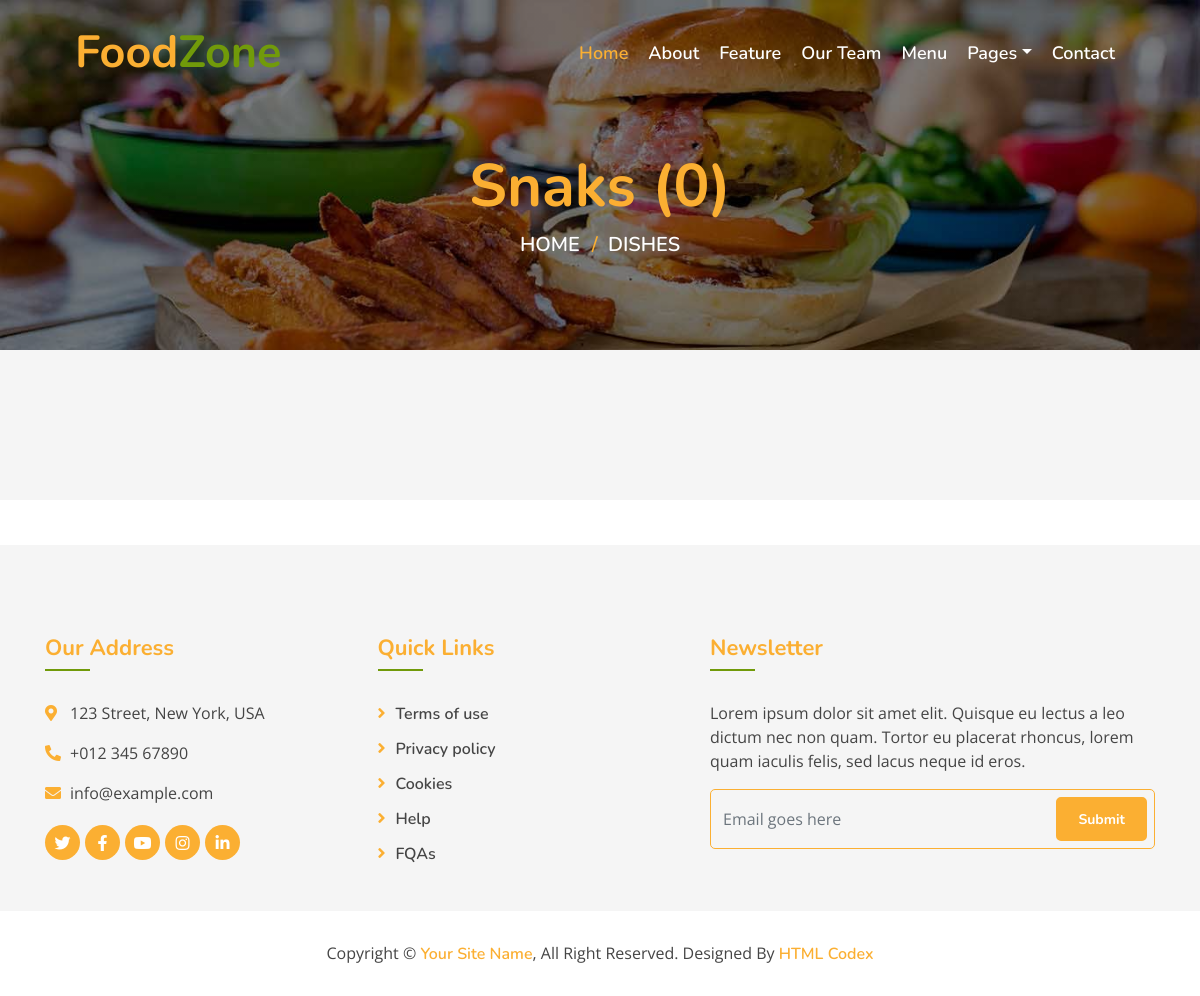
The page /dishes/?q=2 on the database as committed earlier.
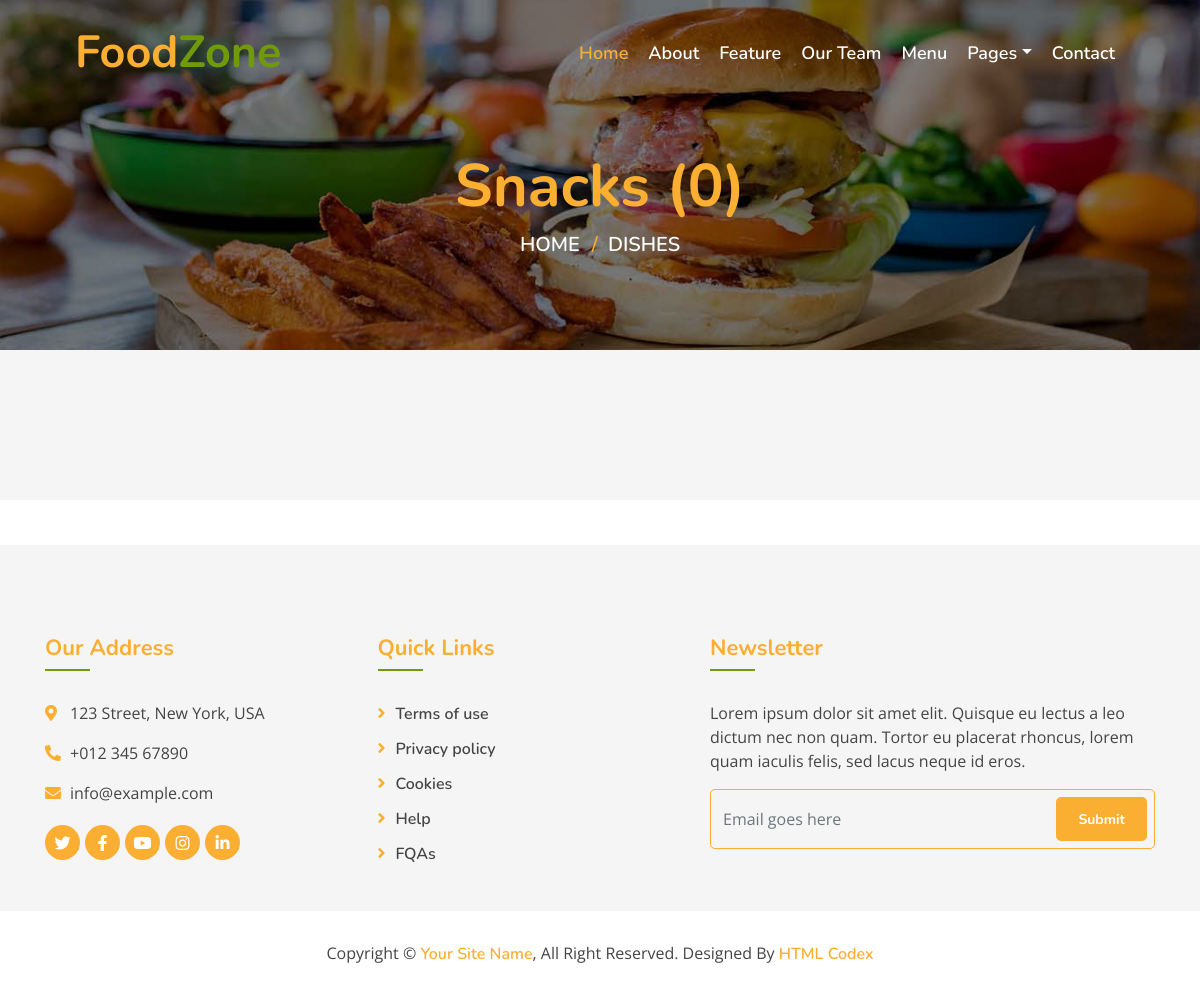
The same page on the database as committed later.
### myapp/models.py (models this page shows, shortened)
class Category(models.Model):
    name = models.CharField(max_length=100, unique=True)
    image = models.ImageField(upload_to="categories/%Y/%m/%d")
    icon = models.CharField(max_length=50, blank=True)
    description = models.TextField()
    added_on = models.DateTimeField(auto_now_add=True)
    updated_on = models.DateTimeField(auto_now=True)

### myapp/views.py (the view)
# urls.py: path('dishes/',views.all_dishes,name="all_dishes"),
def all_dishes(request):
    context={}
    dishes = Dish.objects.all()
    if "q" in request.GET:
        id = request.GET.get("q")
        dishes = Dish.objects.filter(category__id=id)
        context['dish_category'] = Category.objects.get(id=id).name
    context['dishes'] = dishes
    return render(request,'all_dishes.html', context)

### template/all_dishes.html (shortened to what this page needs)
{% extends "base.html" %}
{% block content %}
<div class="page-header mb-0">
    <div class="container">
        <div class="row">
            <div class="col-12">
                <h2>{% if dish_category %} {{dish_category}} {% else %}Dishes {% endif %}({{dishes|length}})</h2>
            </div>
            <div class="col-12">
                <a href="/">Home</a>
                <a href="/dishes">Dishes</a>
            </div>
        </div>
    </div>
</div>
<div class="food mt-0">
</div>
{% endblock %}

Rows that differ between the two databases and show on the page:
changed Category: name "Snaks" → "Snacks"
